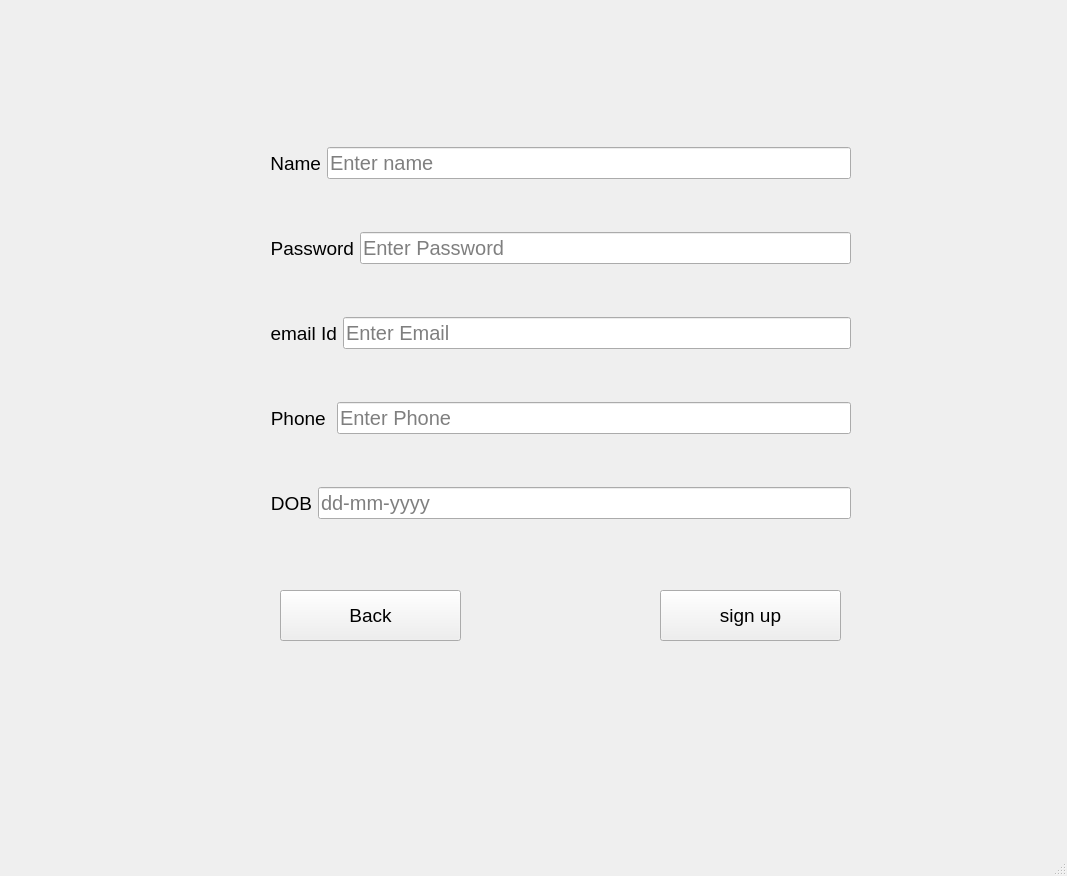
<?xml version="1.0" encoding="UTF-8"?>
<ui version="4.0">
 <class>MainWindow</class>
 <widget class="QMainWindow" name="MainWindow">
  <property name="geometry">
   <rect>
    <x>0</x>
    <y>0</y>
    <width>1067</width>
    <height>876</height>
   </rect>
  </property>
  <property name="windowTitle">
   <string>signup</string>
  </property>
  <widget class="QWidget" name="centralwidget">
   <widget class="QWidget" name="verticalLayoutWidget">
    <property name="geometry">
     <rect>
      <x>270</x>
      <y>100</y>
      <width>581</width>
      <height>471</height>
     </rect>
    </property>
    <layout class="QVBoxLayout" name="verticalLayout">
     <item>
      <layout class="QHBoxLayout" name="horizontalLayout">
       <item>
        <widget class="QLabel" name="label_3">
         <property name="font">
          <font>
           <pointsize>14</pointsize>
          </font>
         </property>
         <property name="text">
          <string>Name</string>
         </property>
         <property name="alignment">
          <set>Qt::AlignRight|Qt::AlignTrailing|Qt::AlignVCenter</set>
         </property>
        </widget>
       </item>
       <item>
        <widget class="QLineEdit" name="name">
         <property name="font">
          <font>
           <pointsize>15</pointsize>
          </font>
         </property>
         <property name="placeholderText">
          <string>Enter name</string>
         </property>
        </widget>
       </item>
      </layout>
     </item>
     <item>
      <layout class="QHBoxLayout" name="horizontalLayout_4">
       <item>
        <widget class="QLabel" name="label_6">
         <property name="font">
          <font>
           <pointsize>14</pointsize>
          </font>
         </property>
         <property name="text">
          <string>Password</string>
         </property>
         <property name="alignment">
          <set>Qt::AlignRight|Qt::AlignTrailing|Qt::AlignVCenter</set>
         </property>
        </widget>
       </item>
       <item>
        <widget class="QLineEdit" name="password">
         <property name="font">
          <font>
           <pointsize>15</pointsize>
          </font>
         </property>
         <property name="echoMode">
          <enum>QLineEdit::Password</enum>
         </property>
         <property name="placeholderText">
          <string>Enter Password</string>
         </property>
        </widget>
       </item>
      </layout>
     </item>
     <item>
      <layout class="QHBoxLayout" name="horizontalLayout_3">
       <item>
        <widget class="QLabel" name="label_5">
         <property name="font">
          <font>
           <pointsize>14</pointsize>
          </font>
         </property>
         <property name="text">
          <string>email Id</string>
         </property>
         <property name="alignment">
          <set>Qt::AlignRight|Qt::AlignTrailing|Qt::AlignVCenter</set>
         </property>
        </widget>
       </item>
       <item>
        <widget class="QLineEdit" name="email">
         <property name="font">
          <font>
           <pointsize>15</pointsize>
          </font>
         </property>
         <property name="placeholderText">
          <string>Enter Email </string>
         </property>
        </widget>
       </item>
      </layout>
     </item>
     <item>
      <layout class="QHBoxLayout" name="horizontalLayout_5">
       <item>
        <widget class="QLabel" name="label_7">
         <property name="font">
          <font>
           <pointsize>14</pointsize>
          </font>
         </property>
         <property name="text">
          <string>Phone </string>
         </property>
         <property name="alignment">
          <set>Qt::AlignRight|Qt::AlignTrailing|Qt::AlignVCenter</set>
         </property>
        </widget>
       </item>
       <item>
        <widget class="QLineEdit" name="phone">
         <property name="font">
          <font>
           <pointsize>15</pointsize>
          </font>
         </property>
         <property name="placeholderText">
          <string>Enter Phone</string>
         </property>
        </widget>
       </item>
      </layout>
     </item>
     <item>
      <layout class="QHBoxLayout" name="horizontalLayout_2">
       <item>
        <widget class="QLabel" name="label_4">
         <property name="font">
          <font>
           <pointsize>14</pointsize>
          </font>
         </property>
         <property name="text">
          <string>DOB</string>
         </property>
         <property name="alignment">
          <set>Qt::AlignRight|Qt::AlignTrailing|Qt::AlignVCenter</set>
         </property>
        </widget>
       </item>
       <item>
        <widget class="QLineEdit" name="dob">
         <property name="font">
          <font>
           <pointsize>15</pointsize>
          </font>
         </property>
         <property name="placeholderText">
          <string>dd-mm-yyyy</string>
         </property>
        </widget>
       </item>
      </layout>
     </item>
    </layout>
   </widget>
   <widget class="QPushButton" name="back">
    <property name="geometry">
     <rect>
      <x>280</x>
      <y>590</y>
      <width>181</width>
      <height>51</height>
     </rect>
    </property>
    <property name="font">
     <font>
      <pointsize>14</pointsize>
     </font>
    </property>
    <property name="text">
     <string>Back</string>
    </property>
   </widget>
   <widget class="QPushButton" name="signup">
    <property name="geometry">
     <rect>
      <x>660</x>
      <y>590</y>
      <width>181</width>
      <height>51</height>
     </rect>
    </property>
    <property name="font">
     <font>
      <pointsize>14</pointsize>
     </font>
    </property>
    <property name="toolTip">
     <string>Click to register</string>
    </property>
    <property name="text">
     <string>sign up</string>
    </property>
   </widget>
   <widget class="QLabel" name="message">
    <property name="geometry">
     <rect>
      <x>270</x>
      <y>35</y>
      <width>581</width>
      <height>51</height>
     </rect>
    </property>
    <property name="font">
     <font>
      <pointsize>16</pointsize>
     </font>
    </property>
    <property name="styleSheet">
     <string notr="true">color:red</string>
    </property>
    <property name="text">
     <string/>
    </property>
   </widget>
  </widget>
  <widget class="QStatusBar" name="statusbar"/>
 </widget>
 <resources/>
 <connections/>
</ui>
